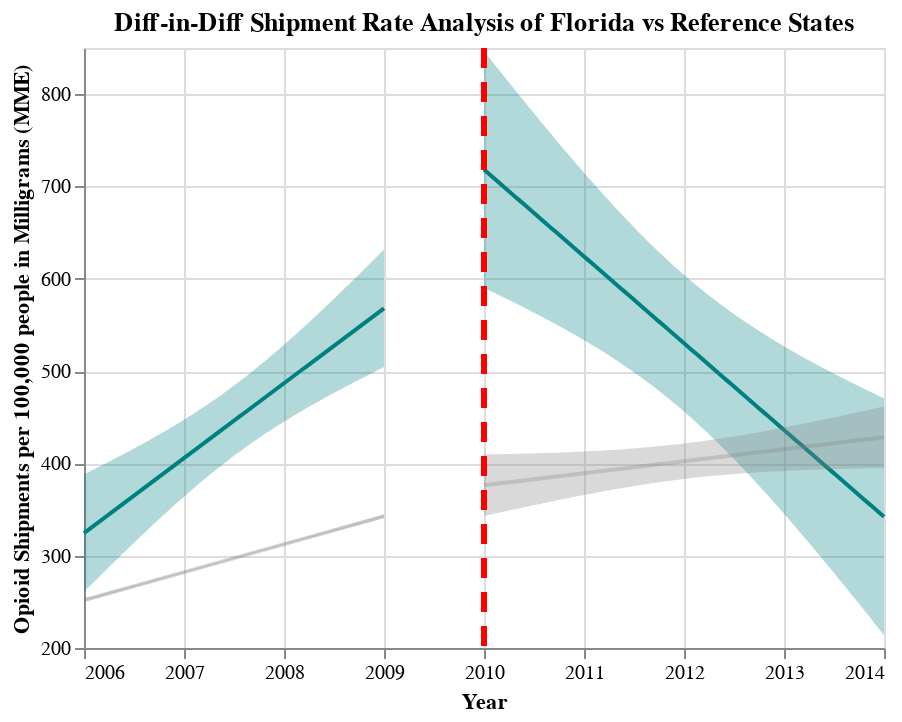

Notebook code for this chart:
### Code cell
## Combine pre-post graphs to create diff-in-diff graph for FL and FL reference states
diff_in_diff_FL = pre_post_FL + pre_post_FL_ref
diff_in_diff_FL.properties(title="Diff-in-Diff Shipment Rate Analysis of Florida vs Reference States")

### Figure 1 — Vega-Lite specification as saved in the notebook (floating-point values rounded to 4 significant figures)
{"config": {"view": {"continuousWidth": 400, "continuousHeight": 300}}, "layer": [{"mark": {"type": "errorband", "color": "teal"}, "encoding": {"x": {"field": "YEAR", "type": "quantitative"}, "y": {"field": "ci_low", "title": "", "type": "quantitative"}, "y2": {"field": "ci_high"}}}, {"mark": {"type": "line", "color": "teal"}, "encoding": {"x": {"axis": {"format": "T", "title": "Year"}, "field": "YEAR", "scale": {"zero": false}, "type": "quantitative"}, "y": {"field": "MME_Rate", "scale": {"zero": false}, "title": "Opioid Shipments per 100,000 people in Milligrams (MME)", "type": "quantitative"}}}, {"layer": [{"mark": {"type": "errorband", "color": "teal"}, "encoding": {"x": {"field": "YEAR", "type": "quantitative"}, "y": {"field": "ci_low", "title": "", "type": "quantitative"}, "y2": {"field": "ci_high"}}}, {"mark": {"type": "line", "color": "teal"}, "encoding": {"x": {"axis": {"format": "T", "title": "Year"}, "field": "YEAR", "scale": {"zero": false}, "type": "quantitative"}, "y": {"field": "MME_Rate", "scale": {"zero": false}, "title": "Opioid Shipments per 100,000 people in Milligrams (MME)", "type": "quantitative"}}}], "data": {"name": "data-f092d25c2be6cf5a1c90c746d1b4aee3"}}, {"data": {"name": "data-c6a99109c809d7b1b46dbbb9b2adf5d2"}, "mark": {"type": "rule", "color": "red", "strokeDash": [10, 7], "strokeWidth": 3}, "encoding": {"x": {"field": "x", "type": "quantitative"}}}, {"layer": [{"mark": {"type": "errorband", "color": "grey", "opacity": 0.3}, "encoding": {"x": {"field": "YEAR", "type": "quantitative"}, "y": {"field": "ci_low", "title": "", "type": "quantitative"}, "y2": {"field": "ci_high"}}}, {"mark": {"type": "line", "color": "grey", "opacity": 0.3}, "encoding": {"x": {"axis": {"format": "T", "title": "Year"}, "field": "YEAR", "scale": {"zero": false}, "type": "quantitative"}, "y": {"field": "MME_Rate", "scale": {"zero": false}, "title": "Opioid Shipments per 100,000 people in Milligrams (MME)", "type": "quantitative"}}}, {"layer": [{"mark": {"type": "errorband", "color": "grey", "opacity": 0.3}, "encoding": {"x": {"field": "YEAR", "type": "quantitative"}, "y": {"field": "ci_low", "title": "", "type": "quantitative"}, "y2": {"field": "ci_high"}}}, {"mark": {"type": "line", "color": "grey", "opacity": 0.3}, "encoding": {"x": {"axis": {"format": "T", "title": "Year"}, "field": "YEAR", "scale": {"zero": false}, "type": "quantitative"}, "y": {"field": "MME_Rate", "scale": {"zero": false}, "title": "Opioid Shipments per 100,000 people in Milligrams (MME)", "type": "quantitative"}}}], "data": {"name": "data-249b2fd032d8dbe94b5075deaa6772d1"}}, {"data": {"name": "data-c6a99109c809d7b1b46dbbb9b2adf5d2"}, "mark": {"type": "rule", "color": "red", "strokeDash": [10, 7], "strokeWidth": 3}, "encoding": {"x": {"field": "x", "type": "quantitative"}}}], "data": {"name": "data-7f42d0f9c19a416b76008bbf0606b138"}}], "data": {"name": "data-0a215076fcf5dc6c0763c6e9e3607868"}, "title": "Diff-in-Diff Shipment Rate Analysis of Florida vs Reference States", "$schema": "https://vega.github.io/schema/vega-lite/v4.17.0.json", "datasets": {"data-0a215076fcf5dc6c0763c6e9e3607868": [{"YEAR": 2006.0, "MME_Rate": 324.5, "ci_low": 260.8, "ci_high": 388.1}, {"YEAR": 2006.0, "MME_Rate": 326.9, "ci_low": 264.1, "ci_high": 389.8}, {"YEAR": 2006.0, "MME_Rate": 329.3, "ci_low": 267.3, "ci_high": 391.4}, {"YEAR": 2006.0, "MME_Rate": 331.8, "ci_low": 270.5, "ci_high": 393.0}, {"YEAR": 2006.0, "MME_Rate": 334.2, "ci_low": 273.8, "ci_high": 394.7}, {"YEAR": 2006.0, "MME_Rate": 336.6, "ci_low": 277.0, "ci_high": 396.3}, {"YEAR": 2006.0, "MME_Rate": 339.1, "ci_low": 280.2, "ci_high": 397.9}, {"YEAR": 2006.0, "MME_Rate": 341.5, "ci_low": 283.4, "ci_high": 399.6}, {"YEAR": 2006.0, "MME_Rate": 344.0, "ci_low": 286.6, "ci_high": 401.3}, {"YEAR": 2006.0, "MME_Rate": 346.4, "ci_low": 289.8, "ci_high": 403.0}, {"YEAR": 2006.0, "MME_Rate": 348.8, "ci_low": 293.0, "ci_high": 404.6}, {"YEAR": 2006.0, "MME_Rate": 351.3, "ci_low": 296.2, "ci_high": 406.3}, {"YEAR": 2006.0, "MME_Rate": 353.7, "ci_low": 299.4, "ci_high": 408.0}, {"YEAR": 2006.0, "MME_Rate": 356.1, "ci_low": 302.5, "ci_high": 409.7}, {"YEAR": 2006.0, "MME_Rate": 358.6, "ci_low": 305.7, "ci_high": 411.5}, {"YEAR": 2006.0, "MME_Rate": 361.0, "ci_low": 308.8, "ci_high": 413.2}, {"YEAR": 2006.0, "MME_Rate": 363.4, "ci_low": 311.9, "ci_high": 414.9}, {"YEAR": 2007.0, "MME_Rate": 365.9, "ci_low": 315.1, "ci_high": 416.7}, {"YEAR": 2007.0, "MME_Rate": 368.3, "ci_low": 318.2, "ci_high": 418.5}, {"YEAR": 2007.0, "MME_Rate": 370.7, "ci_low": 321.3, "ci_high": 420.2}, {"YEAR": 2007.0, "MME_Rate": 373.2, "ci_low": 324.3, "ci_high": 422.0}, {"YEAR": 2007.0, "MME_Rate": 375.6, "ci_low": 327.4, "ci_high": 423.8}, {"YEAR": 2007.0, "MME_Rate": 378.0, "ci_low": 330.5, "ci_high": 425.6}, {"YEAR": 2007.0, "MME_Rate": 380.5, "ci_low": 333.5, "ci_high": 427.5}, {"YEAR": 2007.0, "MME_Rate": 382.9, "ci_low": 336.5, "ci_high": 429.3}, {"YEAR": 2007.0, "MME_Rate": 385.3, "ci_low": 339.5, "ci_high": 431.2}, {"YEAR": 2007.0, "MME_Rate": 387.8, "ci_low": 342.5, "ci_high": 433.0}, {"YEAR": 2007.0, "MME_Rate": 390.2, "ci_low": 345.5, "ci_high": 434.9}, {"YEAR": 2007.0, "MME_Rate": 392.7, "ci_low": 348.5, "ci_high": 436.8}, {"YEAR": 2007.0, "MME_Rate": 395.1, "ci_low": 351.4, "ci_high": 438.8}, {"YEAR": 2007.0, "MME_Rate": 397.5, "ci_low": 354.3, "ci_high": 440.7}, {"YEAR": 2007.0, "MME_Rate": 400.0, "ci_low": 357.3, "ci_high": 442.7}, {"YEAR": 2007.0, "MME_Rate": 402.4, "ci_low": 360.1, "ci_high": 444.6}, {"YEAR": 2007.0, "MME_Rate": 404.8, "ci_low": 363.0, "ci_high": 446.6}, {"YEAR": 2007.0, "MME_Rate": 407.3, "ci_low": 365.9, "ci_high": 448.7}, {"YEAR": 2007.0, "MME_Rate": 409.7, "ci_low": 368.7, "ci_high": 450.7}, {"YEAR": 2007.0, "MME_Rate": 412.1, "ci_low": 371.5, "ci_high": 452.8}, {"YEAR": 2007.0, "MME_Rate": 414.6, "ci_low": 374.3, "ci_high": 454.9}, {"YEAR": 2007.0, "MME_Rate": 417.0, "ci_low": 377.0, "ci_high": 457.0}, {"YEAR": 2007.0, "MME_Rate": 419.4, "ci_low": 379.8, "ci_high": 459.1}, {"YEAR": 2007.0, "MME_Rate": 421.9, "ci_low": 382.5, "ci_high": 461.3}, {"YEAR": 2007.0, "MME_Rate": 424.3, "ci_low": 385.2, "ci_high": 463.4}, {"YEAR": 2007.0, "MME_Rate": 426.7, "ci_low": 387.8, "ci_high": 465.7}, {"YEAR": 2007.0, "MME_Rate": 429.2, "ci_low": 390.5, "ci_high": 467.9}, {"YEAR": 2007.0, "MME_Rate": 431.6, "ci_low": 393.1, "ci_high": 470.1}, {"YEAR": 2007.0, "MME_Rate": 434.0, "ci_low": 395.7, "ci_high": 472.4}, {"YEAR": 2007.0, "MME_Rate": 436.5, "ci_low": 398.2, "ci_high": 474.7}, {"YEAR": 2007.0, "MME_Rate": 438.9, "ci_low": 400.7, "ci_high": 477.1}, {"YEAR": 2007.0, "MME_Rate": 441.4, "ci_low": 403.3, "ci_high": 479.5}, {"YEAR": 2007.0, "MME_Rate": 443.8, "ci_low": 405.7, "ci_high": 481.8}, {"YEAR": 2007.0, "MME_Rate": 446.2, "ci_low": 408.2, "ci_high": 484.3}, {"YEAR": 2008.0, "MME_Rate": 448.7, "ci_low": 410.6, "ci_high": 486.7}, {"YEAR": 2008.0, "MME_Rate": 451.1, "ci_low": 413.0, "ci_high": 489.2}, {"YEAR": 2008.0, "MME_Rate": 453.5, "ci_low": 415.4, "ci_high": 491.7}, {"YEAR": 2008.0, "MME_Rate": 456.0, "ci_low": 417.7, "ci_high": 494.2}, {"YEAR": 2008.0, "MME_Rate": 458.4, "ci_low": 420.0, "ci_high": 496.8}, {"YEAR": 2008.0, "MME_Rate": 460.8, "ci_low": 422.3, "ci_high": 499.4}, {"YEAR": 2008.0, "MME_Rate": 463.3, "ci_low": 424.6, "ci_high": 502.0}, {"YEAR": 2008.0, "MME_Rate": 465.7, "ci_low": 426.8, "ci_high": 504.6}, {"YEAR": 2008.0, "MME_Rate": 468.1, "ci_low": 429.0, "ci_high": 507.3}, {"YEAR": 2008.0, "MME_Rate": 470.6, "ci_low": 431.2, "ci_high": 510.0}, {"YEAR": 2008.0, "MME_Rate": 473.0, "ci_low": 433.3, "ci_high": 512.7}, {"YEAR": 2008.0, "MME_Rate": 475.4, "ci_low": 435.5, "ci_high": 515.4}, {"YEAR": 2008.0, "MME_Rate": 477.9, "ci_low": 437.6, "ci_high": 518.2}, {"YEAR": 2008.0, "MME_Rate": 480.3, "ci_low": 439.7, "ci_high": 521.0}, {"YEAR": 2008.0, "MME_Rate": 482.7, "ci_low": 441.7, "ci_high": 523.8}, {"YEAR": 2008.0, "MME_Rate": 485.2, "ci_low": 443.8, "ci_high": 526.6}, {"YEAR": 2008.0, "MME_Rate": 487.6, "ci_low": 445.8, "ci_high": 529.4}, {"YEAR": 2008.0, "MME_Rate": 490.1, "ci_low": 447.8, "ci_high": 532.3}, {"YEAR": 2008.0, "MME_Rate": 492.5, "ci_low": 449.8, "ci_high": 535.2}, {"YEAR": 2008.0, "MME_Rate": 494.9, "ci_low": 451.7, "ci_high": 538.1}, {"YEAR": 2008.0, "MME_Rate": 497.4, "ci_low": 453.7, "ci_high": 541.0}, {"YEAR": 2008.0, "MME_Rate": 499.8, "ci_low": 455.6, "ci_high": 544.0}, {"YEAR": 2008.0, "MME_Rate": 502.2, "ci_low": 457.5, "ci_high": 546.9}, {"YEAR": 2008.0, "MME_Rate": 504.7, "ci_low": 459.4, "ci_high": 549.9}, {"YEAR": 2008.0, "MME_Rate": 507.1, "ci_low": 461.3, "ci_high": 552.9}, {"YEAR": 2008.0, "MME_Rate": 509.5, "ci_low": 463.1, "ci_high": 555.9}, {"YEAR": 2008.0, "MME_Rate": 512.0, "ci_low": 465.0, "ci_high": 558.9}, {"YEAR": 2008.0, "MME_Rate": 514.4, "ci_low": 466.8, "ci_high": 562.0}, {"YEAR": 2008.0, "MME_Rate": 516.8, "ci_low": 468.6, "ci_high": 565.0}, {"YEAR": 2008.0, "MME_Rate": 519.3, "ci_low": 470.4, "ci_high": 568.1}, {"YEAR": 2008.0, "MME_Rate": 521.7, "ci_low": 472.2, "ci_high": 571.2}, {"YEAR": 2008.0, "MME_Rate": 524.1, "ci_low": 474.0, "ci_high": 574.3}, {"YEAR": 2008.0, "MME_Rate": 526.6, "ci_low": 475.8, "ci_high": 577.4}, {"YEAR": 2009.0, "MME_Rate": 529.0, "ci_low": 477.5, "ci_high": 580.5}, {"YEAR": 2009.0, "MME_Rate": 531.4, "ci_low": 479.3, "ci_high": 583.6}, {"YEAR": 2009.0, "MME_Rate": 533.9, "ci_low": 481.0, "ci_high": 586.8}, {"YEAR": 2009.0, "MME_Rate": 536.3, "ci_low": 482.7, "ci_high": 589.9}, {"YEAR": 2009.0, "MME_Rate": 538.7, "ci_low": 484.4, "ci_high": 593.1}, {"YEAR": 2009.0, "MME_Rate": 541.2, "ci_low": 486.1, "ci_high": 596.3}, {"YEAR": 2009.0, "MME_Rate": 543.6, "ci_low": 487.8, "ci_high": 599.4}, {"YEAR": 2009.0, "MME_Rate": 546.1, "ci_low": 489.5, "ci_high": 602.6}, {"YEAR": 2009.0, "MME_Rate": 548.5, "ci_low": 491.2, "ci_high": 605.8}, {"YEAR": 2009.0, "MME_Rate": 550.9, "ci_low": 492.8, "ci_high": 609.0}, {"YEAR": 2009.0, "MME_Rate": 553.4, "ci_low": 494.5, "ci_high": 612.2}, {"YEAR": 2009.0, "MME_Rate": 555.8, "ci_low": 496.1, "ci_high": 615.4}, {"YEAR": 2009.0, "MME_Rate": 558.2, "ci_low": 497.8, "ci_high": 618.7}, {"YEAR": 2009.0, "MME_Rate": 560.7, "ci_low": 499.4, "ci_high": 621.9}, {"YEAR": 2009.0, "MME_Rate": 563.1, "ci_low": 501.1, "ci_high": 625.1}, {"YEAR": 2009.0, "MME_Rate": 565.5, "ci_low": 502.7, "ci_high": 628.4}, {"YEAR": 2009.0, "MME_Rate": 568.0, "ci_low": 504.3, "ci_high": 631.6}], "data-f092d25c2be6cf5a1c90c746d1b4aee3": [{"YEAR": 2010.0, "MME_Rate": 718.2, "ci_low": 590.0, "ci_high": 846.5}, {"YEAR": 2010.0, "MME_Rate": 714.5, "ci_low": 587.9, "ci_high": 841.1}, {"YEAR": 2010.0, "MME_Rate": 710.7, "ci_low": 585.8, "ci_high": 835.6}, {"YEAR": 2010.0, "MME_Rate": 707.0, "ci_low": 583.7, "ci_high": 830.2}, {"YEAR": 2010.0, "MME_Rate": 703.2, "ci_low": 581.7, "ci_high": 824.7}, {"YEAR": 2010.0, "MME_Rate": 699.4, "ci_low": 579.5, "ci_high": 819.3}, {"YEAR": 2010.0, "MME_Rate": 695.7, "ci_low": 577.4, "ci_high": 813.9}, {"YEAR": 2010.0, "MME_Rate": 691.9, "ci_low": 575.3, "ci_high": 808.5}, {"YEAR": 2010.0, "MME_Rate": 688.2, "ci_low": 573.1, "ci_high": 803.2}, {"YEAR": 2010.0, "MME_Rate": 684.4, "ci_low": 571.0, "ci_high": 797.8}, {"YEAR": 2010.0, "MME_Rate": 680.6, "ci_low": 568.8, "ci_high": 792.5}, {"YEAR": 2010.0, "MME_Rate": 676.9, "ci_low": 566.6, "ci_high": 787.1}, {"YEAR": 2010.0, "MME_Rate": 673.1, "ci_low": 564.4, "ci_high": 781.8}, {"YEAR": 2011.0, "MME_Rate": 669.3, "ci_low": 562.1, "ci_high": 776.6}, {"YEAR": 2011.0, "MME_Rate": 665.6, "ci_low": 559.9, "ci_high": 771.3}, {"YEAR": 2011.0, "MME_Rate": 661.8, "ci_low": 557.6, "ci_high": 766.0}, {"YEAR": 2011.0, "MME_Rate": 658.1, "ci_low": 555.3, "ci_high": 760.8}, {"YEAR": 2011.0, "MME_Rate": 654.3, "ci_low": 553.0, "ci_high": 755.6}, {"YEAR": 2011.0, "MME_Rate": 650.5, "ci_low": 550.6, "ci_high": 750.4}, {"YEAR": 2011.0, "MME_Rate": 646.8, "ci_low": 548.3, "ci_high": 745.3}, {"YEAR": 2011.0, "MME_Rate": 643.0, "ci_low": 545.9, "ci_high": 740.2}, {"YEAR": 2011.0, "MME_Rate": 639.3, "ci_low": 543.5, "ci_high": 735.1}, {"YEAR": 2011.0, "MME_Rate": 635.5, "ci_low": 541.0, "ci_high": 730.0}, {"YEAR": 2011.0, "MME_Rate": 631.7, "ci_low": 538.6, "ci_high": 724.9}, {"YEAR": 2011.0, "MME_Rate": 628.0, "ci_low": 536.0, "ci_high": 719.9}, {"YEAR": 2011.0, "MME_Rate": 624.2, "ci_low": 533.5, "ci_high": 714.9}, {"YEAR": 2011.0, "MME_Rate": 620.5, "ci_low": 530.9, "ci_high": 710.0}, {"YEAR": 2011.0, "MME_Rate": 616.7, "ci_low": 528.3, "ci_high": 705.1}, {"YEAR": 2011.0, "MME_Rate": 612.9, "ci_low": 525.7, "ci_high": 700.2}, {"YEAR": 2011.0, "MME_Rate": 609.2, "ci_low": 523.0, "ci_high": 695.3}, {"YEAR": 2011.0, "MME_Rate": 605.4, "ci_low": 520.3, "ci_high": 690.5}, {"YEAR": 2011.0, "MME_Rate": 601.7, "ci_low": 517.6, "ci_high": 685.7}, {"YEAR": 2011.0, "MME_Rate": 597.9, "ci_low": 514.8, "ci_high": 681.0}, {"YEAR": 2011.0, "MME_Rate": 594.1, "ci_low": 512.0, "ci_high": 676.3}, {"YEAR": 2011.0, "MME_Rate": 590.4, "ci_low": 509.1, "ci_high": 671.7}, {"YEAR": 2011.0, "MME_Rate": 586.6, "ci_low": 506.2, "ci_high": 667.1}, {"YEAR": 2011.0, "MME_Rate": 582.9, "ci_low": 503.2, "ci_high": 662.5}, {"YEAR": 2011.0, "MME_Rate": 579.1, "ci_low": 500.2, "ci_high": 658.0}, {"YEAR": 2012.0, "MME_Rate": 575.3, "ci_low": 497.1, "ci_high": 653.5}, {"YEAR": 2012.0, "MME_Rate": 571.6, "ci_low": 494.0, "ci_high": 649.1}, {"YEAR": 2012.0, "MME_Rate": 567.8, "ci_low": 490.8, "ci_high": 644.8}, {"YEAR": 2012.0, "MME_Rate": 564.1, "ci_low": 487.6, "ci_high": 640.5}, {"YEAR": 2012.0, "MME_Rate": 560.3, "ci_low": 484.4, "ci_high": 636.2}, {"YEAR": 2012.0, "MME_Rate": 556.5, "ci_low": 481.0, "ci_high": 632.0}, {"YEAR": 2012.0, "MME_Rate": 552.8, "ci_low": 477.6, "ci_high": 627.9}, {"YEAR": 2012.0, "MME_Rate": 549.0, "ci_low": 474.2, "ci_high": 623.8}, {"YEAR": 2012.0, "MME_Rate": 545.2, "ci_low": 470.7, "ci_high": 619.8}, {"YEAR": 2012.0, "MME_Rate": 541.5, "ci_low": 467.2, "ci_high": 615.8}, {"YEAR": 2012.0, "MME_Rate": 537.7, "ci_low": 463.5, "ci_high": 611.9}, {"YEAR": 2012.0, "MME_Rate": 534.0, "ci_low": 459.9, "ci_high": 608.1}, {"YEAR": 2012.0, "MME_Rate": 530.2, "ci_low": 456.1, "ci_high": 604.3}, {"YEAR": 2012.0, "MME_Rate": 526.4, "ci_low": 452.4, "ci_high": 600.5}, {"YEAR": 2012.0, "MME_Rate": 522.7, "ci_low": 448.5, "ci_high": 596.9}, {"YEAR": 2012.0, "MME_Rate": 518.9, "ci_low": 444.6, "ci_high": 593.3}, {"YEAR": 2012.0, "MME_Rate": 515.2, "ci_low": 440.6, "ci_high": 589.7}, {"YEAR": 2012.0, "MME_Rate": 511.4, "ci_low": 436.6, "ci_high": 586.2}, {"YEAR": 2012.0, "MME_Rate": 507.6, "ci_low": 432.5, "ci_high": 582.8}, {"YEAR": 2012.0, "MME_Rate": 503.9, "ci_low": 428.4, "ci_high": 579.4}, {"YEAR": 2012.0, "MME_Rate": 500.1, "ci_low": 424.2, "ci_high": 576.1}, {"YEAR": 2012.0, "MME_Rate": 496.4, "ci_low": 419.9, "ci_high": 572.8}, {"YEAR": 2012.0, "MME_Rate": 492.6, "ci_low": 415.6, "ci_high": 569.6}, {"YEAR": 2012.0, "MME_Rate": 488.8, "ci_low": 411.3, "ci_high": 566.4}, {"YEAR": 2012.0, "MME_Rate": 485.1, "ci_low": 406.9, "ci_high": 563.3}, {"YEAR": 2013.0, "MME_Rate": 481.3, "ci_low": 402.4, "ci_high": 560.2}, {"YEAR": 2013.0, "MME_Rate": 477.6, "ci_low": 397.9, "ci_high": 557.2}, {"YEAR": 2013.0, "MME_Rate": 473.8, "ci_low": 393.3, "ci_high": 554.3}, {"YEAR": 2013.0, "MME_Rate": 470.0, "ci_low": 388.7, "ci_high": 551.3}, {"YEAR": 2013.0, "MME_Rate": 466.3, "ci_low": 384.1, "ci_high": 548.5}, {"YEAR": 2013.0, "MME_Rate": 462.5, "ci_low": 379.4, "ci_high": 545.6}, {"YEAR": 2013.0, "MME_Rate": 458.8, "ci_low": 374.7, "ci_high": 542.8}, {"YEAR": 2013.0, "MME_Rate": 455.0, "ci_low": 369.9, "ci_high": 540.1}, {"YEAR": 2013.0, "MME_Rate": 451.2, "ci_low": 365.1, "ci_high": 537.4}, {"YEAR": 2013.0, "MME_Rate": 447.5, "ci_low": 360.2, "ci_high": 534.7}, {"YEAR": 2013.0, "MME_Rate": 443.7, "ci_low": 355.4, "ci_high": 532.1}, {"YEAR": 2013.0, "MME_Rate": 440.0, "ci_low": 350.4, "ci_high": 529.5}, {"YEAR": 2013.0, "MME_Rate": 436.2, "ci_low": 345.5, "ci_high": 526.9}, {"YEAR": 2013.0, "MME_Rate": 432.4, "ci_low": 340.5, "ci_high": 524.4}, {"YEAR": 2013.0, "MME_Rate": 428.7, "ci_low": 335.5, "ci_high": 521.9}, {"YEAR": 2013.0, "MME_Rate": 424.9, "ci_low": 330.4, "ci_high": 519.4}, {"YEAR": 2013.0, "MME_Rate": 421.1, "ci_low": 325.4, "ci_high": 516.9}, {"YEAR": 2013.0, "MME_Rate": 417.4, "ci_low": 320.3, "ci_high": 514.5}, {"YEAR": 2013.0, "MME_Rate": 413.6, "ci_low": 315.1, "ci_high": 512.1}, {"YEAR": 2013.0, "MME_Rate": 409.9, "ci_low": 310.0, "ci_high": 509.8}, {"YEAR": 2013.0, "MME_Rate": 406.1, "ci_low": 304.8, "ci_high": 507.4}, {"YEAR": 2013.0, "MME_Rate": 402.3, "ci_low": 299.6, "ci_high": 505.1}, {"YEAR": 2013.0, "MME_Rate": 398.6, "ci_low": 294.4, "ci_high": 502.8}, {"YEAR": 2013.0, "MME_Rate": 394.8, "ci_low": 289.1, "ci_high": 500.5}, {"YEAR": 2013.0, "MME_Rate": 391.1, "ci_low": 283.9, "ci_high": 498.3}, {"YEAR": 2014.0, "MME_Rate": 387.3, "ci_low": 278.6, "ci_high": 496.0}, {"YEAR": 2014.0, "MME_Rate": 383.5, "ci_low": 273.3, "ci_high": 493.8}, {"YEAR": 2014.0, "MME_Rate": 379.8, "ci_low": 267.9, "ci_high": 491.6}, {"YEAR": 2014.0, "MME_Rate": 376.0, "ci_low": 262.6, "ci_high": 489.4}, {"YEAR": 2014.0, "MME_Rate": 372.3, "ci_low": 257.3, "ci_high": 487.3}, {"YEAR": 2014.0, "MME_Rate": 368.5, "ci_low": 251.9, "ci_high": 485.1}, {"YEAR": 2014.0, "MME_Rate": 364.7, "ci_low": 246.5, "ci_high": 483.0}, {"YEAR": 2014.0, "MME_Rate": 361.0, "ci_low": 241.1, "ci_high": 480.9}, {"YEAR": 2014.0, "MME_Rate": 357.2, "ci_low": 235.7, "ci_high": 478.8}, {"YEAR": 2014.0, "MME_Rate": 353.5, "ci_low": 230.2, "ci_high": 476.7}, {"YEAR": 2014.0, "MME_Rate": 349.7, "ci_low": 224.8, "ci_high": 474.6}, {"YEAR": 2014.0, "MME_Rate": 345.9, "ci_low": 219.4, "ci_high": 472.5}, {"YEAR": 2014.0, "MME_Rate": 342.2, "ci_low": 213.9, "ci_high": 470.5}], "data-c6a99109c809d7b1b46dbbb9b2adf5d2": [{"x": 2010}], "data-7f42d0f9c19a416b76008bbf0606b138": [{"YEAR": 2006.0, "MME_Rate": 251.8, "ci_low": 250.2, "ci_high": 253.4}, {"YEAR": 2006.0, "MME_Rate": 252.7, "ci_low": 251.1, "ci_high": 254.3}, {"YEAR": 2006.0, "MME_Rate": 253.6, "ci_low": 252.0, "ci_high": 255.2}, {"YEAR": 2006.0, "MME_Rate": 254.5, "ci_low": 253.0, "ci_high": 256.1}, {"YEAR": 2006.0, "MME_Rate": 255.4, "ci_low": 253.9, "ci_high": 257.0}, {"YEAR": 2006.0, "MME_Rate": 256.4, "ci_low": 254.8, "ci_high": 257.9}, {"YEAR": 2006.0, "MME_Rate": 257.3, "ci_low": 255.8, "ci_high": 258.8}, {"YEAR": 2006.0, "MME_Rate": 258.2, "ci_low": 256.7, "ci_high": 259.7}, {"YEAR": 2006.0, "MME_Rate": 259.1, "ci_low": 257.6, "ci_high": 260.5}, {"YEAR": 2006.0, "MME_Rate": 260.0, "ci_low": 258.5, "ci_high": 261.4}, {"YEAR": 2006.0, "MME_Rate": 260.9, "ci_low": 259.5, "ci_high": 262.3}, {"YEAR": 2006.0, "MME_Rate": 261.8, "ci_low": 260.4, "ci_high": 263.2}, {"YEAR": 2006.0, "MME_Rate": 262.7, "ci_low": 261.3, "ci_high": 264.1}, {"YEAR": 2006.0, "MME_Rate": 263.6, "ci_low": 262.3, "ci_high": 265.0}, {"YEAR": 2006.0, "MME_Rate": 264.5, "ci_low": 263.2, "ci_high": 265.9}, {"YEAR": 2006.0, "MME_Rate": 265.4, "ci_low": 264.1, "ci_high": 266.8}, {"YEAR": 2006.0, "MME_Rate": 266.4, "ci_low": 265.0, "ci_high": 267.7}, {"YEAR": 2007.0, "MME_Rate": 267.3, "ci_low": 266.0, "ci_high": 268.6}, {"YEAR": 2007.0, "MME_Rate": 268.2, "ci_low": 266.9, "ci_high": 269.4}, {"YEAR": 2007.0, "MME_Rate": 269.1, "ci_low": 267.8, "ci_high": 270.3}, {"YEAR": 2007.0, "MME_Rate": 270.0, "ci_low": 268.7, "ci_high": 271.2}, {"YEAR": 2007.0, "MME_Rate": 270.9, "ci_low": 269.7, "ci_high": 272.1}, {"YEAR": 2007.0, "MME_Rate": 271.8, "ci_low": 270.6, "ci_high": 273.0}, {"YEAR": 2007.0, "MME_Rate": 272.7, "ci_low": 271.5, "ci_high": 273.9}, {"YEAR": 2007.0, "MME_Rate": 273.6, "ci_low": 272.4, "ci_high": 274.8}, {"YEAR": 2007.0, "MME_Rate": 274.5, "ci_low": 273.4, "ci_high": 275.7}, {"YEAR": 2007.0, "MME_Rate": 275.4, "ci_low": 274.3, "ci_high": 276.6}, {"YEAR": 2007.0, "MME_Rate": 276.4, "ci_low": 275.2, "ci_high": 277.5}, {"YEAR": 2007.0, "MME_Rate": 277.3, "ci_low": 276.1, "ci_high": 278.4}, {"YEAR": 2007.0, "MME_Rate": 278.2, "ci_low": 277.1, "ci_high": 279.3}, {"YEAR": 2007.0, "MME_Rate": 279.1, "ci_low": 278.0, "ci_high": 280.2}, {"YEAR": 2007.0, "MME_Rate": 280.0, "ci_low": 278.9, "ci_high": 281.1}, {"YEAR": 2007.0, "MME_Rate": 280.9, "ci_low": 279.8, "ci_high": 282.0}, {"YEAR": 2007.0, "MME_Rate": 281.8, "ci_low": 280.7, "ci_high": 282.9}, {"YEAR": 2007.0, "MME_Rate": 282.7, "ci_low": 281.7, "ci_high": 283.8}, {"YEAR": 2007.0, "MME_Rate": 283.6, "ci_low": 282.6, "ci_high": 284.7}, {"YEAR": 2007.0, "MME_Rate": 284.5, "ci_low": 283.5, "ci_high": 285.6}, {"YEAR": 2007.0, "MME_Rate": 285.4, "ci_low": 284.4, "ci_high": 286.5}, {"YEAR": 2007.0, "MME_Rate": 286.4, "ci_low": 285.3, "ci_high": 287.4}, {"YEAR": 2007.0, "MME_Rate": 287.3, "ci_low": 286.3, "ci_high": 288.3}, {"YEAR": 2007.0, "MME_Rate": 288.2, "ci_low": 287.2, "ci_high": 289.2}, {"YEAR": 2007.0, "MME_Rate": 289.1, "ci_low": 288.1, "ci_high": 290.1}, {"YEAR": 2007.0, "MME_Rate": 290.0, "ci_low": 289.0, "ci_high": 291.0}, {"YEAR": 2007.0, "MME_Rate": 290.9, "ci_low": 289.9, "ci_high": 291.9}, {"YEAR": 2007.0, "MME_Rate": 291.8, "ci_low": 290.8, "ci_high": 292.8}, {"YEAR": 2007.0, "MME_Rate": 292.7, "ci_low": 291.7, "ci_high": 293.7}, {"YEAR": 2007.0, "MME_Rate": 293.6, "ci_low": 292.7, "ci_high": 294.6}, {"YEAR": 2007.0, "MME_Rate": 294.5, "ci_low": 293.6, "ci_high": 295.5}, {"YEAR": 2007.0, "MME_Rate": 295.4, "ci_low": 294.5, "ci_high": 296.4}, {"YEAR": 2007.0, "MME_Rate": 296.4, "ci_low": 295.4, "ci_high": 297.3}, {"YEAR": 2007.0, "MME_Rate": 297.3, "ci_low": 296.3, "ci_high": 298.2}, {"YEAR": 2008.0, "MME_Rate": 298.2, "ci_low": 297.2, "ci_high": 299.1}, {"YEAR": 2008.0, "MME_Rate": 299.1, "ci_low": 298.1, "ci_high": 300.0}, {"YEAR": 2008.0, "MME_Rate": 300.0, "ci_low": 299.0, "ci_high": 301.0}, {"YEAR": 2008.0, "MME_Rate": 300.9, "ci_low": 299.9, "ci_high": 301.9}, {"YEAR": 2008.0, "MME_Rate": 301.8, "ci_low": 300.8, "ci_high": 302.8}, {"YEAR": 2008.0, "MME_Rate": 302.7, "ci_low": 301.7, "ci_high": 303.7}, {"YEAR": 2008.0, "MME_Rate": 303.6, "ci_low": 302.6, "ci_high": 304.6}, {"YEAR": 2008.0, "MME_Rate": 304.5, "ci_low": 303.5, "ci_high": 305.5}, {"YEAR": 2008.0, "MME_Rate": 305.4, "ci_low": 304.4, "ci_high": 306.4}, {"YEAR": 2008.0, "MME_Rate": 306.4, "ci_low": 305.3, "ci_high": 307.4}, {"YEAR": 2008.0, "MME_Rate": 307.3, "ci_low": 306.3, "ci_high": 308.3}, {"YEAR": 2008.0, "MME_Rate": 308.2, "ci_low": 307.2, "ci_high": 309.2}, {"YEAR": 2008.0, "MME_Rate": 309.1, "ci_low": 308.1, "ci_high": 310.1}, {"YEAR": 2008.0, "MME_Rate": 310.0, "ci_low": 309.0, "ci_high": 311.0}, {"YEAR": 2008.0, "MME_Rate": 310.9, "ci_low": 309.9, "ci_high": 311.9}, {"YEAR": 2008.0, "MME_Rate": 311.8, "ci_low": 310.8, "ci_high": 312.9}, {"YEAR": 2008.0, "MME_Rate": 312.7, "ci_low": 311.7, "ci_high": 313.8}, {"YEAR": 2008.0, "MME_Rate": 313.6, "ci_low": 312.5, "ci_high": 314.7}, {"YEAR": 2008.0, "MME_Rate": 314.5, "ci_low": 313.4, "ci_high": 315.6}, {"YEAR": 2008.0, "MME_Rate": 315.4, "ci_low": 314.3, "ci_high": 316.5}, {"YEAR": 2008.0, "MME_Rate": 316.4, "ci_low": 315.2, "ci_high": 317.5}, {"YEAR": 2008.0, "MME_Rate": 317.3, "ci_low": 316.1, "ci_high": 318.4}, {"YEAR": 2008.0, "MME_Rate": 318.2, "ci_low": 317.0, "ci_high": 319.3}, {"YEAR": 2008.0, "MME_Rate": 319.1, "ci_low": 317.9, "ci_high": 320.2}, {"YEAR": 2008.0, "MME_Rate": 320.0, "ci_low": 318.8, "ci_high": 321.2}, {"YEAR": 2008.0, "MME_Rate": 320.9, "ci_low": 319.7, "ci_high": 322.1}, {"YEAR": 2008.0, "MME_Rate": 321.8, "ci_low": 320.6, "ci_high": 323.0}, {"YEAR": 2008.0, "MME_Rate": 322.7, "ci_low": 321.5, "ci_high": 323.9}, {"YEAR": 2008.0, "MME_Rate": 323.6, "ci_low": 322.4, "ci_high": 324.9}, {"YEAR": 2008.0, "MME_Rate": 324.5, "ci_low": 323.3, "ci_high": 325.8}, {"YEAR": 2008.0, "MME_Rate": 325.4, "ci_low": 324.2, "ci_high": 326.7}, {"YEAR": 2008.0, "MME_Rate": 326.4, "ci_low": 325.1, "ci_high": 327.6}, {"YEAR": 2008.0, "MME_Rate": 327.3, "ci_low": 326.0, "ci_high": 328.6}, {"YEAR": 2009.0, "MME_Rate": 328.2, "ci_low": 326.9, "ci_high": 329.5}, {"YEAR": 2009.0, "MME_Rate": 329.1, "ci_low": 327.7, "ci_high": 330.4}, {"YEAR": 2009.0, "MME_Rate": 330.0, "ci_low": 328.6, "ci_high": 331.3}, {"YEAR": 2009.0, "MME_Rate": 330.9, "ci_low": 329.5, "ci_high": 332.3}, {"YEAR": 2009.0, "MME_Rate": 331.8, "ci_low": 330.4, "ci_high": 333.2}, {"YEAR": 2009.0, "MME_Rate": 332.7, "ci_low": 331.3, "ci_high": 334.1}, {"YEAR": 2009.0, "MME_Rate": 333.6, "ci_low": 332.2, "ci_high": 335.0}, {"YEAR": 2009.0, "MME_Rate": 334.5, "ci_low": 333.1, "ci_high": 336.0}, {"YEAR": 2009.0, "MME_Rate": 335.4, "ci_low": 334.0, "ci_high": 336.9}, {"YEAR": 2009.0, "MME_Rate": 336.4, "ci_low": 334.9, "ci_high": 337.8}, {"YEAR": 2009.0, "MME_Rate": 337.3, "ci_low": 335.8, "ci_high": 338.8}, {"YEAR": 2009.0, "MME_Rate": 338.2, "ci_low": 336.6, "ci_high": 339.7}, {"YEAR": 2009.0, "MME_Rate": 339.1, "ci_low": 337.5, "ci_high": 340.6}, {"YEAR": 2009.0, "MME_Rate": 340.0, "ci_low": 338.4, "ci_high": 341.5}, {"YEAR": 2009.0, "MME_Rate": 340.9, "ci_low": 339.3, "ci_high": 342.5}, {"YEAR": 2009.0, "MME_Rate": 341.8, "ci_low": 340.2, "ci_high": 343.4}, {"YEAR": 2009.0, "MME_Rate": 342.7, "ci_low": 341.1, "ci_high": 344.3}], "data-249b2fd032d8dbe94b5075deaa6772d1": [{"YEAR": 2010.0, "MME_Rate": 376.3, "ci_low": 343.0, "ci_high": 409.7}, {"YEAR": 2010.0, "MME_Rate": 376.8, "ci_low": 343.9, "ci_high": 409.7}, {"YEAR": 2010.0, "MME_Rate": 377.4, "ci_low": 344.9, "ci_high": 409.8}, {"YEAR": 2010.0, "MME_Rate": 377.9, "ci_low": 345.9, "ci_high": 409.9}, {"YEAR": 2010.0, "MME_Rate": 378.4, "ci_low": 346.8, "ci_high": 410.0}, {"YEAR": 2010.0, "MME_Rate": 378.9, "ci_low": 347.8, "ci_high": 410.1}, {"YEAR": 2010.0, "MME_Rate": 379.4, "ci_low": 348.7, "ci_high": 410.2}, {"YEAR": 2010.0, "MME_Rate": 380.0, "ci_low": 349.7, "ci_high": 410.3}, {"YEAR": 2010.0, "MME_Rate": 380.5, "ci_low": 350.6, "ci_high": 410.4}, {"YEAR": 2010.0, "MME_Rate": 381.0, "ci_low": 351.5, "ci_high": 410.5}, {"YEAR": 2010.0, "MME_Rate": 381.5, "ci_low": 352.5, "ci_high": 410.6}, {"YEAR": 2010.0, "MME_Rate": 382.0, "ci_low": 353.4, "ci_high": 410.7}, {"YEAR": 2010.0, "MME_Rate": 382.6, "ci_low": 354.3, "ci_high": 410.8}, {"YEAR": 2011.0, "MME_Rate": 383.1, "ci_low": 355.2, "ci_high": 411.0}, {"YEAR": 2011.0, "MME_Rate": 383.6, "ci_low": 356.1, "ci_high": 411.1}, {"YEAR": 2011.0, "MME_Rate": 384.1, "ci_low": 357.0, "ci_high": 411.2}, {"YEAR": 2011.0, "MME_Rate": 384.6, "ci_low": 357.9, "ci_high": 411.4}, {"YEAR": 2011.0, "MME_Rate": 385.2, "ci_low": 358.8, "ci_high": 411.5}, {"YEAR": 2011.0, "MME_Rate": 385.7, "ci_low": 359.7, "ci_high": 411.7}, {"YEAR": 2011.0, "MME_Rate": 386.2, "ci_low": 360.6, "ci_high": 411.8}, {"YEAR": 2011.0, "MME_Rate": 386.7, "ci_low": 361.5, "ci_high": 412.0}, {"YEAR": 2011.0, "MME_Rate": 387.2, "ci_low": 362.3, "ci_high": 412.1}, {"YEAR": 2011.0, "MME_Rate": 387.8, "ci_low": 363.2, "ci_high": 412.3}, {"YEAR": 2011.0, "MME_Rate": 388.3, "ci_low": 364.1, "ci_high": 412.5}, {"YEAR": 2011.0, "MME_Rate": 388.8, "ci_low": 364.9, "ci_high": 412.7}, {"YEAR": 2011.0, "MME_Rate": 389.3, "ci_low": 365.8, "ci_high": 412.9}, {"YEAR": 2011.0, "MME_Rate": 389.9, "ci_low": 366.6, "ci_high": 413.1}, {"YEAR": 2011.0, "MME_Rate": 390.4, "ci_low": 367.4, "ci_high": 413.3}, {"YEAR": 2011.0, "MME_Rate": 390.9, "ci_low": 368.2, "ci_high": 413.6}, {"YEAR": 2011.0, "MME_Rate": 391.4, "ci_low": 369.0, "ci_high": 413.8}, {"YEAR": 2011.0, "MME_Rate": 391.9, "ci_low": 369.8, "ci_high": 414.1}, {"YEAR": 2011.0, "MME_Rate": 392.5, "ci_low": 370.6, "ci_high": 414.3}, {"YEAR": 2011.0, "MME_Rate": 393.0, "ci_low": 371.4, "ci_high": 414.6}, {"YEAR": 2011.0, "MME_Rate": 393.5, "ci_low": 372.1, "ci_high": 414.9}, {"YEAR": 2011.0, "MME_Rate": 394.0, "ci_low": 372.9, "ci_high": 415.1}, {"YEAR": 2011.0, "MME_Rate": 394.5, "ci_low": 373.6, "ci_high": 415.4}, {"YEAR": 2011.0, "MME_Rate": 395.1, "ci_low": 374.3, "ci_high": 415.8}, {"YEAR": 2011.0, "MME_Rate": 395.6, "ci_low": 375.1, "ci_high": 416.1}, {"YEAR": 2012.0, "MME_Rate": 396.1, "ci_low": 375.8, "ci_high": 416.4}, {"YEAR": 2012.0, "MME_Rate": 396.6, "ci_low": 376.5, "ci_high": 416.8}, {"YEAR": 2012.0, "MME_Rate": 397.1, "ci_low": 377.1, "ci_high": 417.1}, {"YEAR": 2012.0, "MME_Rate": 397.7, "ci_low": 377.8, "ci_high": 417.5}, {"YEAR": 2012.0, "MME_Rate": 398.2, "ci_low": 378.4, "ci_high": 417.9}, {"YEAR": 2012.0, "MME_Rate": 398.7, "ci_low": 379.1, "ci_high": 418.3}, {"YEAR": 2012.0, "MME_Rate": 399.2, "ci_low": 379.7, "ci_high": 418.7}, {"YEAR": 2012.0, "MME_Rate": 399.7, "ci_low": 380.3, "ci_high": 419.2}, {"YEAR": 2012.0, "MME_Rate": 400.3, "ci_low": 380.9, "ci_high": 419.6}, {"YEAR": 2012.0, "MME_Rate": 400.8, "ci_low": 381.5, "ci_high": 420.1}, {"YEAR": 2012.0, "MME_Rate": 401.3, "ci_low": 382.0, "ci_high": 420.6}, {"YEAR": 2012.0, "MME_Rate": 401.8, "ci_low": 382.6, "ci_high": 421.1}, {"YEAR": 2012.0, "MME_Rate": 402.3, "ci_low": 383.1, "ci_high": 421.6}, {"YEAR": 2012.0, "MME_Rate": 402.9, "ci_low": 383.6, "ci_high": 422.1}, {"YEAR": 2012.0, "MME_Rate": 403.4, "ci_low": 384.1, "ci_high": 422.7}, {"YEAR": 2012.0, "MME_Rate": 403.9, "ci_low": 384.6, "ci_high": 423.2}, {"YEAR": 2012.0, "MME_Rate": 404.4, "ci_low": 385.0, "ci_high": 423.8}, {"YEAR": 2012.0, "MME_Rate": 404.9, "ci_low": 385.5, "ci_high": 424.4}, {"YEAR": 2012.0, "MME_Rate": 405.5, "ci_low": 385.9, "ci_high": 425.0}, {"YEAR": 2012.0, "MME_Rate": 406.0, "ci_low": 386.4, "ci_high": 425.6}, {"YEAR": 2012.0, "MME_Rate": 406.5, "ci_low": 386.8, "ci_high": 426.2}, {"YEAR": 2012.0, "MME_Rate": 407.0, "ci_low": 387.2, "ci_high": 426.9}, {"YEAR": 2012.0, "MME_Rate": 407.5, "ci_low": 387.5, "ci_high": 427.5}, {"YEAR": 2012.0, "MME_Rate": 408.1, "ci_low": 387.9, "ci_high": 428.2}, {"YEAR": 2012.0, "MME_Rate": 408.6, "ci_low": 388.3, "ci_high": 428.9}, {"YEAR": 2013.0, "MME_Rate": 409.1, "ci_low": 388.6, "ci_high": 429.6}, {"YEAR": 2013.0, "MME_Rate": 409.6, "ci_low": 388.9, "ci_high": 430.3}, {"YEAR": 2013.0, "MME_Rate": 410.1, "ci_low": 389.2, "ci_high": 431.1}, {"YEAR": 2013.0, "MME_Rate": 410.7, "ci_low": 389.5, "ci_high": 431.8}, {"YEAR": 2013.0, "MME_Rate": 411.2, "ci_low": 389.8, "ci_high": 432.5}, {"YEAR": 2013.0, "MME_Rate": 411.7, "ci_low": 390.1, "ci_high": 433.3}, {"YEAR": 2013.0, "MME_Rate": 412.2, "ci_low": 390.4, "ci_high": 434.1}, {"YEAR": 2013.0, "MME_Rate": 412.7, "ci_low": 390.6, "ci_high": 434.9}, {"YEAR": 2013.0, "MME_Rate": 413.3, "ci_low": 390.9, "ci_high": 435.7}, {"YEAR": 2013.0, "MME_Rate": 413.8, "ci_low": 391.1, "ci_high": 436.5}, {"YEAR": 2013.0, "MME_Rate": 414.3, "ci_low": 391.3, "ci_high": 437.3}, {"YEAR": 2013.0, "MME_Rate": 414.8, "ci_low": 391.6, "ci_high": 438.1}, {"YEAR": 2013.0, "MME_Rate": 415.3, "ci_low": 391.8, "ci_high": 438.9}, {"YEAR": 2013.0, "MME_Rate": 415.9, "ci_low": 392.0, "ci_high": 439.8}, {"YEAR": 2013.0, "MME_Rate": 416.4, "ci_low": 392.2, "ci_high": 440.6}, {"YEAR": 2013.0, "MME_Rate": 416.9, "ci_low": 392.3, "ci_high": 441.5}, {"YEAR": 2013.0, "MME_Rate": 417.4, "ci_low": 392.5, "ci_high": 442.3}, {"YEAR": 2013.0, "MME_Rate": 417.9, "ci_low": 392.7, "ci_high": 443.2}, {"YEAR": 2013.0, "MME_Rate": 418.5, "ci_low": 392.9, "ci_high": 444.1}, {"YEAR": 2013.0, "MME_Rate": 419.0, "ci_low": 393.0, "ci_high": 445.0}, {"YEAR": 2013.0, "MME_Rate": 419.5, "ci_low": 393.2, "ci_high": 445.8}, {"YEAR": 2013.0, "MME_Rate": 420.0, "ci_low": 393.3, "ci_high": 446.7}, {"YEAR": 2013.0, "MME_Rate": 420.5, "ci_low": 393.5, "ci_high": 447.6}, {"YEAR": 2013.0, "MME_Rate": 421.1, "ci_low": 393.6, "ci_high": 448.5}, {"YEAR": 2013.0, "MME_Rate": 421.6, "ci_low": 393.7, "ci_high": 449.5}, {"YEAR": 2014.0, "MME_Rate": 422.1, "ci_low": 393.8, "ci_high": 450.4}, {"YEAR": 2014.0, "MME_Rate": 422.6, "ci_low": 394.0, "ci_high": 451.3}, {"YEAR": 2014.0, "MME_Rate": 423.2, "ci_low": 394.1, "ci_high": 452.2}, {"YEAR": 2014.0, "MME_Rate": 423.7, "ci_low": 394.2, "ci_high": 453.2}, {"YEAR": 2014.0, "MME_Rate": 424.2, "ci_low": 394.3, "ci_high": 454.1}, {"YEAR": 2014.0, "MME_Rate": 424.7, "ci_low": 394.4, "ci_high": 455.0}, {"YEAR": 2014.0, "MME_Rate": 425.2, "ci_low": 394.5, "ci_high": 456.0}, {"YEAR": 2014.0, "MME_Rate": 425.8, "ci_low": 394.6, "ci_high": 456.9}, {"YEAR": 2014.0, "MME_Rate": 426.3, "ci_low": 394.7, "ci_high": 457.9}, {"YEAR": 2014.0, "MME_Rate": 426.8, "ci_low": 394.8, "ci_high": 458.8}, {"YEAR": 2014.0, "MME_Rate": 427.3, "ci_low": 394.9, "ci_high": 459.8}, {"YEAR": 2014.0, "MME_Rate": 427.8, "ci_low": 394.9, "ci_high": 460.7}, {"YEAR": 2014.0, "MME_Rate": 428.4, "ci_low": 395.0, "ci_high": 461.7}]}}
